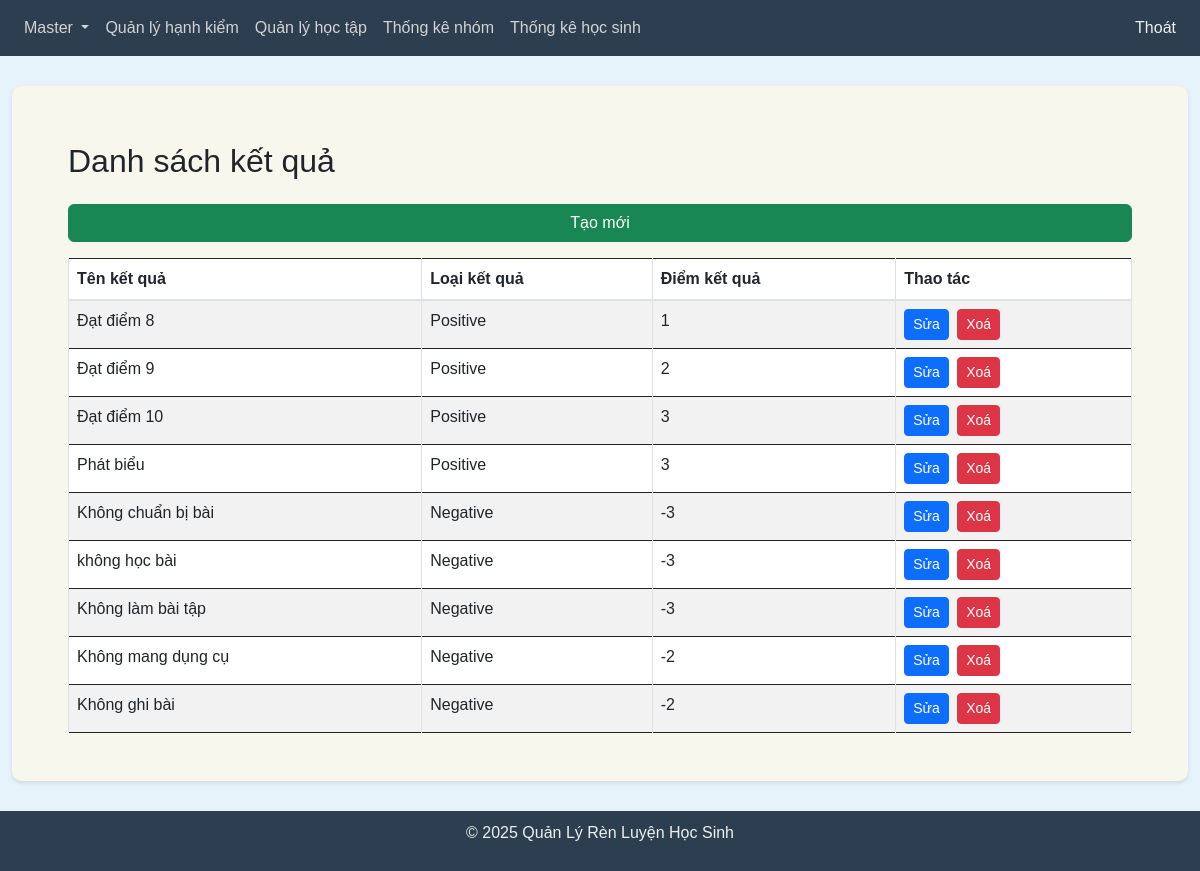
The page /admin/criteria (signed in) on the database its author committed.
### tables this page shows
CREATE TABLE Criteria (
                id INTEGER PRIMARY KEY AUTOINCREMENT,
                name TEXT NOT NULL,
                criterion_type BOOLEAN,
                criterion_points INTEGER,
                is_deleted BOOLEAN DEFAULT 0
            );

### blueprints/admin.py (the view)
@admin_bp.route('/criteria')
def criteria_list():
    if 'user_id' in session:
        criteria = read_all_records('Criteria', ['id', 'name', 'criterion_type', 'criterion_points'])
        return render_template('criteria.html', criteria=criteria, is_gvcn=is_user_gvcn())
    return redirect(url_for('auth.login'))

### blueprints/admin.py (called while the page is built)
def is_user_gvcn():
    if 'user_id' in session:
        user = read_record_by_id('Users', session['user_id'])
        role = read_record_by_id('Roles', user[6])  # Giả sử cột role_id là cột thứ 7 (index 6)
        return role and role[1] == 'GVCN'
    return False

### db_utils.py (called while the page is built)
def connect_db():
    try:
        conn = sqlite3.connect('schoolX.db')
        return conn
    except sqlite3.Error as e:
        return None

def read_all_records(table_name, fields=['*'], condition="is_deleted = 0"):
    try:
        conn = connect_db()
        if conn is None:
            print("Connection is None, cannot read records")
            return None
        cursor = conn.cursor()
        columns = ', '.join(fields)
        sql = f"SELECT {columns} FROM {table_name} WHERE {condition}"
        cursor.execute(sql)
        records = cursor.fetchall()
        print(sql)
        print(f"Read {len(records)} records from {table_name}")
        return records
    except sqlite3.Error as e:
        print(f"Error reading records from {table_name}: {e}")
        return None
    finally:
        if conn:
            conn.close()

def read_record_by_id(table_name, record_id, fields=['*'], id_column='id'):
    try:
        conn = connect_db()
        if conn is None:
            return None
        cursor = conn.cursor()
        columns = ', '.join(fields)
        sql = f"SELECT {columns} FROM {table_name} WHERE {id_column} = ? AND is_deleted = 0"
        cursor.execute(sql, (record_id,))
        result = cursor.fetchone()
        return result
    except sqlite3.Error as e:
        return None
    finally:
        if conn:
            conn.close()

### templates/criteria.html (shortened to what this page needs)
{% extends "base.html" %}
{% block content %}
    <div class="container">
        <h2 class="mt-4 mb-4">Danh sách kết quả</h2>
        <div class="row mb-3">
            <div class="col-12">
                <a href="{{ url_for('admin.criteria_create') }}" class="btn btn-success w-100 w-md-auto">Tạo mới</a>
            </div>
        </div>
        <div class="table-responsive">
            <table class="table table-bordered table-striped">
                <thead>
                    <tr>
                        <th class="text-nowrap">Tên kết quả</th>
                        <th class="text-nowrap">Loại kết quả</th>
                        <th class="text-nowrap">Điểm kết quả</th>
                        <th class="text-nowrap">Thao tác</th>
                    </tr>
                </thead>
                <tbody>
                    {% for criterion in criteria %}
                        <tr>
                            <td>{{ criterion[1] }}</td>
                            <td>{{ 'Positive' if criterion[2] else 'Negative' }}</td>
                            <td>{{ criterion[3] }}</td>
                            <td class="text-nowrap">
                                <a href="{{ url_for('admin.criteria_edit', id=criterion[0]) }}" class="btn btn-sm btn-primary me-1">Sửa</a>
                                <a href="{{ url_for('admin.criteria_delete', id=criterion[0]) }}" class="btn btn-sm btn-danger" onclick="return confirm('Are you sure?')">Xoá</a>
                            </td>
                        </tr>
                    {% endfor %}
                </tbody>
            </table>
        </div>
    </div>
{% endblock %}

### templates/base.html (style rules this page uses)
body { font-family: Arial, sans-serif; margin: 0; padding: 0; min-height: 100vh; display: flex; flex-direction: column; background-color: #e6f3fa; }

### rows shown on the page
Criteria: name "Đạt điểm 8", criterion_type "Positive", criterion_points "1"
Criteria: name "Đạt điểm 9", criterion_type "Positive", criterion_points "2"
Criteria: name "Đạt điểm 10", criterion_type "Positive", criterion_points "3"
Criteria: name "Phát biểu", criterion_type "Positive", criterion_points "3"
Criteria: name "Không chuẩn bị bài", criterion_type "Negative", criterion_points "-3"
Criteria: name "không học bài", criterion_type "Negative", criterion_points "-3"
Criteria: name "Không làm bài tập", criterion_type "Negative", criterion_points "-3"
Criteria: name "Không mang dụng cụ", criterion_type "Negative", criterion_points "-2"
Criteria: name "Không ghi bài", criterion_type "Negative", criterion_points "-2"
